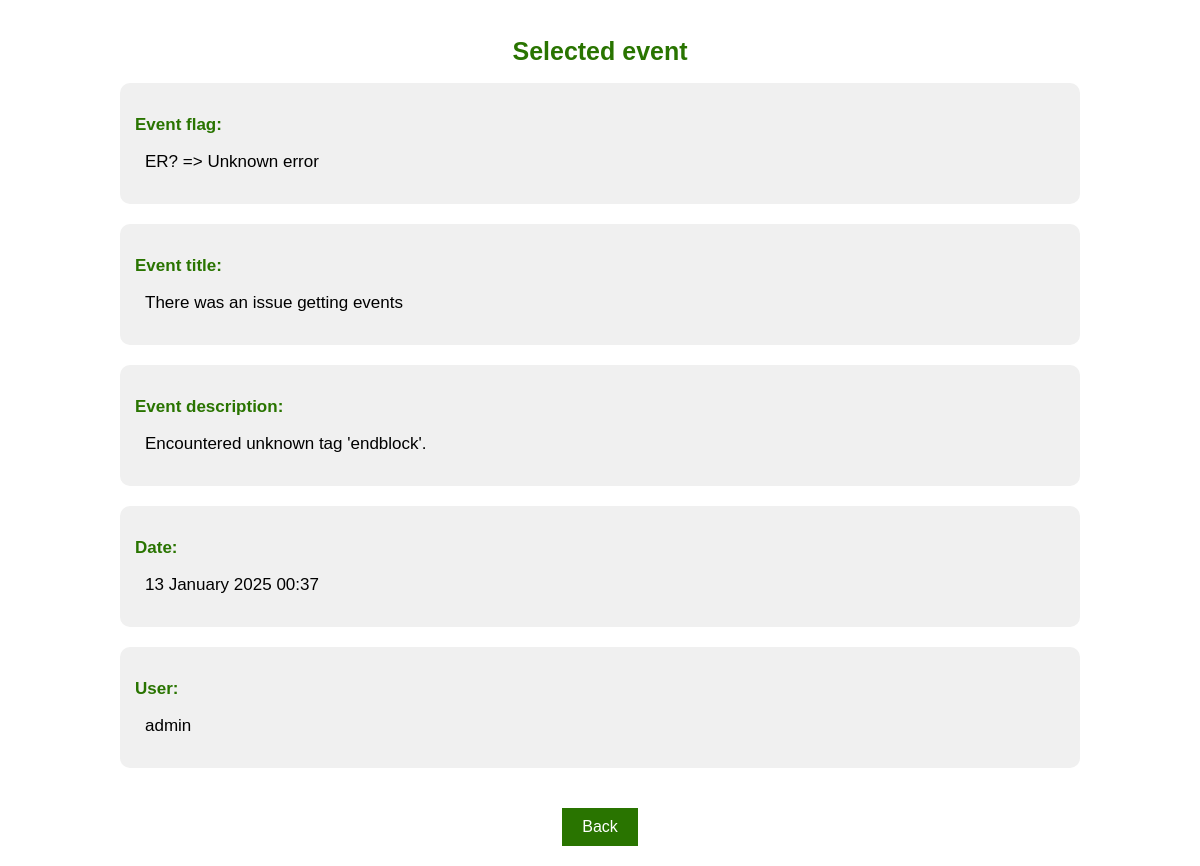
/show/event_26 (signed in), run on the app's committed database.
### app.py (models this page shows)
class History(db.Model):
    id = db.Column(db.Integer, primary_key=True)
    flag = db.Column(db.String(3), db.ForeignKey('flags.name'))
    date = db.Column(db.DateTime, default=datetime.utcnow)
    title = db.Column(db.String(5000), nullable=False)
    description = db.Column(db.String(5000), nullable=True)
    user = db.Column(db.String(50), nullable=False)

class Flags(db.Model):
    id = db.Column(db.Integer, primary_key=True)
    name = db.Column(db.String(3), nullable=False)
    description = db.Column(db.String(5000), nullable=False)
    events = db.relationship('History', backref='flags')

### app.py (the view)
@app.route('/show/event_<int:id>')
@login_required
def show_event(id):
    if 1 == current_user.role_id:
        try:
            event_to_show = History.query.get_or_404(id)
            flag = Flags.query.filter(Flags.name == event_to_show.flag).first()
            return render_template('show_event.html', event=event_to_show, flag=flag)
        except Exception as e:
            title = 'There was an issue deleting this event'
            log_events(flag='ER?', title=title, description=e)
            return render_template('error_page.html', message=title)
    else:
        title = 'permission to look into history events'
        log_events(flag='ER!', title=f'No {title}', description=None)
        return render_template('error_page.html', message=f'You dont have {title}')

### app.py (called while the page is built)
@login_manager.user_loader
def load_user(user_id):
    return User.query.get(user_id)

### templates/show_event.html (shortened to what this page needs)
{% extends 'base.html' %}
{% block body %}
<div class="container_column">
    <h1 style="color: #297400; font-size: 25px;">Selected event</h1>
    <div class="info_block">
        <p class="info_label">Event flag:</p>
        <p class="info_value">{{event.flag}}  =>  {{flag.description}}</p>
    </div>
    <div class="info_block">
        <p class="info_label">Event title:</p>
        <p class="info_value">{{event.title}}</p>
    </div>
    <div class="info_block">
        <p class="info_label">Event description:</p>
        <p class="info_value">{{event.description}}</p>
    </div>
    <div class="info_block">
        <p class="info_label">Date:</p>
        <p class="info_value">{{event.date.strftime("%d %B %Y %H:%M")}}</p>
    </div>
    <div class="info_block">
        <p class="info_label">User:</p>
        <p class="info_value">{{event.user}}</p>
    </div>
    <div class="button-container">
        <button class="back_button_v2" onclick="window.location='/history'">Back</button>
    </div>
</div>
{% endblock %}

### static/css/main.css (style rules this page uses)
body, html { margin: 0; font-family: sans-serif; background-color: #FFFFFF; }
.container_column { display: flex; flex-direction: column; align-items: center; padding: 20px; margin: auto; max-width: 1000px; width: 90%; box-sizing: border-box; }
.button-container { display: flex; justify-content: center; gap: 20px; width: 100%; margin-top: 20px; }
button { padding: 10px 20px; font-size: 16px; border: none; cursor: pointer; transition: background-color 0.3s; }
button, input[type="submit"] { padding: 15px 40px; font-size: 18px; border: none; cursor: pointer; transition: background-color 0.3s; }
.accept_button, .back_button_v2 { padding: 10px 20px; font-size: 16px; border: none; cursor: pointer; transition: background-color 0.3s; }
.back_button_v2 { background-color: #297400; color: white; }
.info_block { background-color: #f0f0f0; padding: 15px; border-radius: 10px; margin-bottom: 20px; width: 100%; box-sizing: border-box; }
.info_label { color: #297400; font-size: 17px; font-weight: bold; margin-bottom: 5px; }
.info_value { font-size: 17px; margin-left: 10px; }

### data on the page
History: flag "ER?", title "There was an issue getting events", description "Encountered unknown tag 'endblock'.", date "13 January 2025 00:37", user "admin"
Flags: description "Unknown error"
